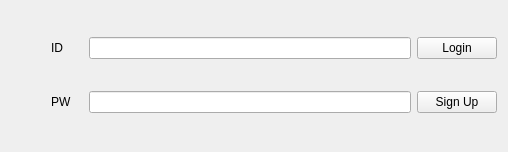
<?xml version="1.0" encoding="UTF-8"?>
<ui version="4.0">
 <class>Widget</class>
 <widget class="QWidget" name="Widget">
  <property name="geometry">
   <rect>
    <x>0</x>
    <y>0</y>
    <width>508</width>
    <height>152</height>
   </rect>
  </property>
  <property name="windowTitle">
   <string>Widget</string>
  </property>
  <layout class="QHBoxLayout" name="horizontalLayout_2">
   <item>
    <layout class="QHBoxLayout" name="base_layout" stretch="5,1">
     <item>
      <layout class="QVBoxLayout" name="idPwVLayout">
       <item>
        <layout class="QHBoxLayout" name="idHLayout" stretch="0,1,10">
         <item>
          <spacer name="id_spacer">
           <property name="orientation">
            <enum>Qt::Orientation::Horizontal</enum>
           </property>
           <property name="sizeHint" stdset="0">
            <size>
             <width>40</width>
             <height>20</height>
            </size>
           </property>
          </spacer>
         </item>
         <item>
          <widget class="QLabel" name="id_label">
           <property name="text">
            <string>ID</string>
           </property>
          </widget>
         </item>
         <item>
          <widget class="QLineEdit" name="id_line"/>
         </item>
        </layout>
       </item>
       <item>
        <layout class="QHBoxLayout" name="pwHLayout" stretch="0,1,10">
         <item>
          <spacer name="pw_spacer">
           <property name="orientation">
            <enum>Qt::Orientation::Horizontal</enum>
           </property>
           <property name="sizeHint" stdset="0">
            <size>
             <width>40</width>
             <height>20</height>
            </size>
           </property>
          </spacer>
         </item>
         <item>
          <widget class="QLabel" name="pw_label">
           <property name="text">
            <string>PW</string>
           </property>
          </widget>
         </item>
         <item>
          <widget class="QLineEdit" name="pw_line">
           <property name="echoMode">
            <enum>QLineEdit::EchoMode::Password</enum>
           </property>
          </widget>
         </item>
        </layout>
       </item>
      </layout>
     </item>
     <item>
      <layout class="QVBoxLayout" name="buttonVLayout">
       <item>
        <widget class="QPushButton" name="login_button">
         <property name="text">
          <string>Login</string>
         </property>
        </widget>
       </item>
       <item>
        <widget class="QPushButton" name="sign_up_button">
         <property name="text">
          <string>Sign Up</string>
         </property>
        </widget>
       </item>
      </layout>
     </item>
    </layout>
   </item>
  </layout>
 </widget>
 <resources/>
 <connections/>
</ui>
